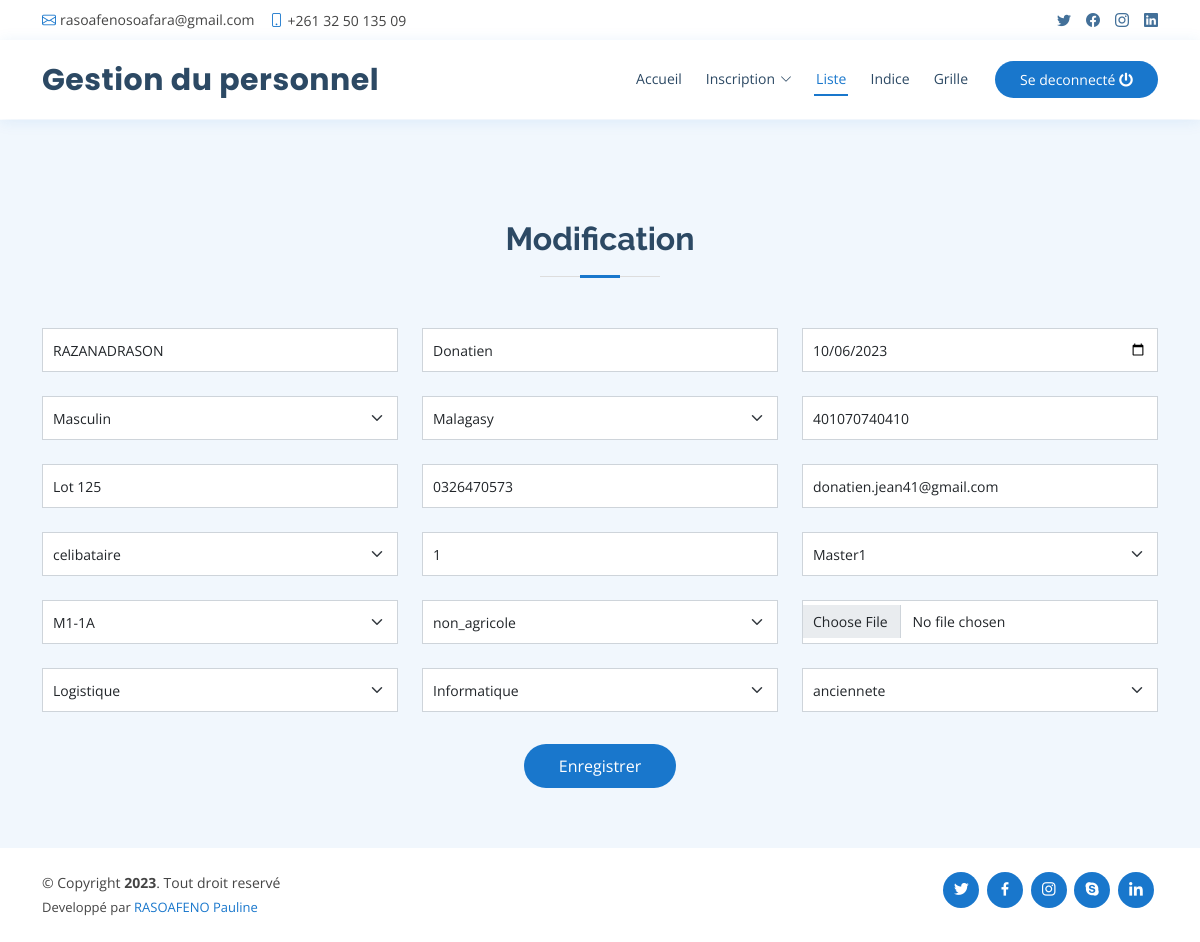
/modifier.php?id=1, run on the app's committed database.
### tables this page shows
CREATE TABLE `personnel` (
  `id` int(11) NOT NULL,
  `id_categorie` int(11) NOT NULL,
  `nom` varchar(255) NOT NULL,
  `prenom` varchar(255) NOT NULL,
  `dateNaissance` date NOT NULL,
  `sexe` varchar(255) NOT NULL,
  `nationalite` varchar(255) NOT NULL,
  `cin` varchar(255) DEFAULT NULL,
  `adresse` varchar(255) NOT NULL,
  `telephone` varchar(255) DEFAULT NULL,
  `mail` varchar(255) NOT NULL,
  `situation` varchar(255) NOT NULL,
  `nombre` varchar(255) NOT NULL,
  `diplome` varchar(255) NOT NULL,
  `grille` varchar(255) NOT NULL,
  `photo` text NOT NULL,
  `date` date NOT NULL DEFAULT current_timestamp(),
  `profil` varchar(255) NOT NULL,
  `pay` varchar(255) NOT NULL,
  `jours_conge` int(11) NOT NULL,
  `date_reference` date NOT NULL DEFAULT current_timestamp(),
  `date_retrait` date NOT NULL DEFAULT current_timestamp(),
  `hors_service` varchar(255) NOT NULL,
  `type_contrat` varchar(255) NOT NULL,
  `fichier_contrat` varchar(255) NOT NULL,
  `date_debut` date NOT NULL,
  `date_fin` date NOT NULL
);

CREATE TABLE `categorie` (
  `id_categorie` int(11) NOT NULL,
  `nom_categorie` varchar(255) NOT NULL
);

CREATE TABLE `poste_insertion` (
  `id_poste_insertion` int(11) NOT NULL,
  `id_personnel` int(11) NOT NULL,
  `id_categorie` int(11) NOT NULL,
  `nom_poste` varchar(255) NOT NULL,
  `nom_service` varchar(255) NOT NULL,
  `date_poste` date NOT NULL DEFAULT current_timestamp(),
  `date_service` date NOT NULL DEFAULT current_timestamp()
);

### modifier.php (the view, shortened to what this page needs)
<?php
$bdd = new PDO('mysql:host=127.0.0.1;dbname=miniprojet', 'root', '');
  if (isset($_GET['id']) AND $_GET['id'] > 0)
{
  $getid = intval($_GET['id']);
  $requser = $bdd->prepare("SELECT * FROM `personnel` inner JOIN categorie ON personnel.id_categorie = categorie.id_categorie WHERE id = ? ");
  $requser->execute(array($getid));
  $userinfo = $requser->fetch();
  $req = $bdd->query("SELECT * FROM poste_insertion WHERE id_personnel =".$getid);
  $user = $req->fetch();
  $req1 = $bdd->query("SELECT * FROM poste_insertion WHERE id_personnel =".$getid);
  $user1 = $req1->fetch();
}
?>
<!DOCTYPE html>
<html lang="fr">
<head>
  <link href="assets/vendor/fontawesome-free/css/all.min.css" rel="stylesheet">
  <link href="assets/vendor/animate.css/animate.min.css" rel="stylesheet">
  <link href="assets/vendor/bootstrap/css/bootstrap.min.css" rel="stylesheet">
  <link href="assets/vendor/bootstrap-icons/bootstrap-icons.css" rel="stylesheet">
  <link href="assets/vendor/boxicons/css/boxicons.min.css" rel="stylesheet">
  <link href="assets/vendor/glightbox/css/glightbox.min.css" rel="stylesheet">
  <link href="assets/vendor/remixicon/remixicon.css" rel="stylesheet">
  <link href="assets/vendor/swiper/swiper-bundle.min.css" rel="stylesheet">
  <link href="assets/css/style.css" rel="stylesheet">
</head>
<body>
  <div id="topbar" class="d-flex align-items-center fixed-top">
    <div class="container d-flex justify-content-between">
      <div class="contact-info d-flex align-items-center">
        <i class="bi bi-envelope"></i> <a href="mailto:contact@example.com">rasoafenosoafara@gmail.com</a>
        <i class="bi bi-phone"></i> +261 32 50 135 09
      </div>
      <div class="d-none d-lg-flex social-links align-items-center">
        <a href="#" class="twitter"><i class="bi bi-twitter"></i></a>
        <a href="#" class="facebook"><i class="bi bi-facebook"></i></a>
        <a href="#" class="instagram"><i class="bi bi-instagram"></i></a>
        <a href="#" class="linkedin"><i class="bi bi-linkedin"></i></i></a>
      </div>
    </div>
  </div>
  <header id="header" class="fixed-top">
    <div class="container d-flex align-items-center">
      <h1 class="logo me-auto"><a href="accueil.php">Gestion du personnel</a></h1>
      <nav id="navbar" class="navbar order-last order-lg-0">
        <ul>
          <li><a class="nav-link scrollto" href="accueil.php">Accueil</a></li>
          <li class="dropdown"><a href="#">Inscription<i class="bi bi-chevron-down"></i></a>
          </li>
          <li><a class="nav-link scrollto active" href="profil.php">Liste</a></li>
          <li><a class="nav-link scrollto" href="indice.php">Indice</a></li>
          <li><a class="nav-link scrollto" href="grille.php">Grille</a></li>
        </ul>
      </nav>
      <a href="deconnexion.php" class="appointment-btn scrollto"><span class="d-none d-md-inline">Se</span> deconnecté <i class="fa fa-power-off"></i></a>
    </div>
  </header>
  <main id="main">
    <section class="breadcrumbs">
    </section>
    <section id="appointment" class="appointment section-bg">
      <div class="container">
        <div class="section-title">
          <h2>Modification</h2>
        </div>
        <form  method="POST" action="" enctype="multipart/form-data" class="contenu">
          <div class="row">
            <div class="col-md-4 form-group">
              <input type="text" name="nom" class="form-control" value="<?php echo $userinfo ['nom']; ?>"  required pattern="[A-Z]+" title="Le nom doit être en majuscule" />
            </div>
            <div class="col-md-4 form-group">
              <input type="text" name="prenom" class="form-control" value="<?php echo $userinfo ['prenom']; ?>" required pattern="[A-Z][a-z]*\s*[A-Z]*[a-z]*\s*[A-Z]*[a-z]*" title="La première lettre du prenom doit être en majuscule" />
            </div>
            <div class="col-md-4 form-group mt-3 mt-md-0">
              <input type="date" class="form-control" name="dateNaissance" value="<?php echo $userinfo ['dateNaissance']; ?>" title="Date de naissance" required/>
            </div>
          </div>
          <div class="row">
          <div class="col-md-4 form-group mt-3">
              <select name="sexe" id="sexe" class="form-select" title="Selectionné une sexe" required>
                <option value="<?php echo $userinfo ['sexe']; ?>"><?php echo $userinfo ['sexe']; ?></option>
              </select>
            </div>
            <div class="col-md-4 form-group mt-3">
              <select name="nationalite" id="department" class="form-select" title="Selectionné un nationalité" required>
                <option value="<?php echo $userinfo ['nationalite']; ?>"><?php echo $userinfo ['nationalite']; ?></option>
              </select>
            </div>
            <div class="col-md-4 form-group mt-3">
              <input type="tel" class="form-control" name="cin" value="<?php echo $userinfo ['cin']; ?>" required pattern="\d{12}" title="Le numero de la CIN doit être composer de 12 chiffres"/>
            </div>
            </div>
            <div class="row">
            <div class="col-md-4 form-group mt-3">
              <input type="text" class="form-control" name="adresse" value="<?php echo $userinfo ['adresse']; ?>" title="Saisissez une adresse" required/>
            </div>
            <div class="col-md-4 form-group mt-3">
              <input type="text" class="form-control" name="telephone" value="<?php echo $userinfo ['telephone']; ?>" required pattern="\d{10}" title="Le numero telephone doit être composé de 10 chiffres"/>
            </div>
            <div class="col-md-4 form-group mt-3">
              <input type="email" class="form-control" name="email" value="<?php echo $userinfo ['mail']; ?>" required/>
            </div>
            </div>
            <div class="row">
            <div class="col-md-4 form-group mt-3">
              <select name="situation" id="situation" title="Selectionné une situation familiale" class="form-select" required>
                <option value="<?php echo $userinfo ['situation']; ?>"><?php echo $userinfo ['situation']; ?></option>
              </select>
            </div>
            <div class="col-md-4 form-group mt-3">
              <input type="number" class="form-control" name="nombre" value="<?php echo $userinfo ['nombre']; ?>" title="Nombre d'enfant" required/>
            </div>
            <div class="col-md-4 form-group mt-3">
              <select name="diplome" id="diplome" title="Selectionné un diplôme" class="form-select" required>
                <option value="<?php echo $userinfo ['diplome']; ?>"><?php echo $userinfo ['diplome']; ?></option>
              </select>
            </div>
          </div>
          <div class="row">
          <div class="col-md-4 form-group mt-3">
              <select name="categorie" id="input" title="Selectionné une categorie Professionnelle" class="form-select" required>
                <option value="<?php echo $userinfo ['nom_categorie']; ?>"><?php echo $userinfo ['nom_categorie']; ?></option>
              </select>
            </div>
            <div class="col-md-4 form-group mt-3">
              <select name="grille" id="grille" class="form-select" title="Selectionné une sécteur" required>
                <option value="<?php echo $userinfo ['grille']; ?>"><?php echo $userinfo ['grille']; ?></option>
              </select>
            </div>
            <div class="col-md-4 form-group mt-3">
              <input type="file" class="form-control" name="photo" value="<?php echo $userinfo ['photo']; ?>" required/>
            </div>
          </div>
          <div class="row">
            <div class="col-md-4 form-group mt-3">
              <select name="poste" id="poste" class="form-select" title="Selectionné une poste" required>
                <option value="<?php echo $user['nom_poste']; ?>"><?php echo $user ['nom_poste']; ?></option>
              </select>
            </div>
            <div class="col-md-4 form-group mt-3">
              <select name="service" id="service" class="form-select" title="Selectionné un service" required>
                <option value="<?php echo $user1['nom_service'];?>"><?php echo $user1 ['nom_service']; ?></option>
              </select>
            </div>
            <div class="col-md-4 form-group mt-3">
              <select name="profil" id="profil" class="form-select" title="Selectionné un profil" required>
                <option value="<?php echo $userinfo ['profil']; ?>"><?php echo $userinfo ['profil']; ?></option>
              </select>
            </div>
          </div>
          <br>
          <div class="text-center"><button type="submit"  name="insertion">Enregistrer</button></div>
        </form>
      </div>
    </section>
  </main>
  <footer id="footer">
    <div class="container d-md-flex py-4">
      <div class="me-md-auto text-center text-md-start">
        <div class="copyright">
          &copy; Copyright <strong><span>2023</span></strong>. Tout droit reservé
        </div>
        <div class="credits">
          Developpé par <a href="#">RASOAFENO Pauline</a>
        </div>
      </div>
      <div class="social-links text-center text-md-right pt-3 pt-md-0">
        <a href="#" class="twitter"><i class="bx bxl-twitter"></i></a>
        <a href="#" class="facebook"><i class="bx bxl-facebook"></i></a>
        <a href="#" class="instagram"><i class="bx bxl-instagram"></i></a>
        <a href="#" class="google-plus"><i class="bx bxl-skype"></i></a>
        <a href="#" class="linkedin"><i class="bx bxl-linkedin"></i></a>
      </div>
    </div>
  </footer>
</body>
</html>

### assets/css/style.css (style rules this page uses)
body { font-family: "Open Sans", sans-serif; color: #444444; }
a { color: #1977cc; text-decoration: none; }
h1, h2, h3, h4, h5, h6 { font-family: "Raleway", sans-serif; }
#topbar { background: #fff; height: 40px; font-size: 14px; transition: all 0.5s; z-index: 996; }
#topbar .contact-info a { line-height: 1; color: #444444; transition: 0.3s; }
#topbar .contact-info i { color: #1977cc; padding-right: 4px; margin-left: 15px; line-height: 0; }
#topbar .contact-info i:first-child { margin-left: 0; }
#topbar .social-links a { color: #437099; padding-left: 15px; display: inline-block; line-height: 1px; transition: 0.3s; }
#topbar .social-links a:first-child { border-left: 0; }
#header { background: #fff; transition: all 0.5s; z-index: 997; padding: 15px 0; top: 40px; box-shadow: 0px 2px 15px rgba(25, 119, 204, 0.1); }
#header .logo { font-size: 30px; margin: 0; padding: 0; line-height: 1; font-weight: 700; letter-spacing: 0.5px; font-family: "Poppins", sans-serif; }
#header .logo a { color: #2c4964; }
.appointment-btn { margin-left: 25px; background: #1977cc; color: #fff; border-radius: 50px; padding: 8px 25px; white-space: nowrap; transition: 0.3s; font-size: 14px; display: inline-block; }
.navbar { padding: 0; }
.navbar ul { margin: 0; padding: 0; display: flex; list-style: none; align-items: center; }
.navbar li { position: relative; }
.navbar > ul > li { position: relative; white-space: nowrap; padding: 8px 0 8px 20px; }
.navbar a, .navbar a:focus { display: flex; align-items: center; justify-content: space-between; font-size: 14px; color: #2c4964; white-space: nowrap; transition: 0.3s; border-bottom: 2px solid #fff; padding: 5px 2px; }
.navbar a i, .navbar a:focus i { font-size: 12px; line-height: 0; margin-left: 5px; }
.navbar a:hover, .navbar .active, .navbar .active:focus, .navbar li:hover > a { color: #1977cc; border-color: #1977cc; }
section { padding: 60px 0; overflow: hidden; }
.section-bg { background-color: #f1f7fd; }
.section-title { text-align: center; padding-bottom: 30px; }
.section-title h2 { font-size: 32px; font-weight: bold; margin-bottom: 20px; padding-bottom: 20px; position: relative; color: #2c4964; }
.section-title h2::before { content: ""; position: absolute; display: block; width: 120px; height: 1px; background: #ddd; bottom: 1px; left: calc(50% - 60px); }
.section-title h2::after { content: ""; position: absolute; display: block; width: 40px; height: 3px; background: #1977cc; bottom: 0; left: calc(50% - 20px); }
.breadcrumbs { padding: 20px 0; background-color: #f1f7fd; min-height: 40px; margin-top: 120px; }
.appointment .contenu { width: 100%; }
.appointment .contenu .form-group { padding-bottom: 8px; }
.appointment .contenu input, .appointment .contenu select { border-radius: 0; box-shadow: none; font-size: 14px; padding: 10px !important; }
.appointment .contenu input, .appointment .contenu select { height: 44px; }
.appointment .contenu button[type=submit] { background: #1977cc; border: 0; padding: 10px 35px; color: #fff; transition: 0.4s; border-radius: 50px; }
#footer { color: #444444; font-size: 14px; background: #fff; }
#footer .credits { padding-top: 5px; font-size: 13px; color: #444444; }
#footer .social-links a { font-size: 18px; display: inline-block; background: #1977cc; color: #fff; line-height: 1; padding: 8px 0; margin-right: 4px; border-radius: 50%; text-align: center; width: 36px; height: 36px; transition: 0.3s; }

### data on the page
personnel: nom "RAZANADRASON", prenom "Donatien", dateNaissance "10/06/2023", sexe "Masculin", nationalite "Malagasy", cin "401070740410", adresse "Lot 125", telephone "0326470573", email "donatien.jean41@gmail.com", situation "celibataire", nombre "1", diplome "Master1", categorie "M1-1A", grille "non_agricole", profil "anciennete"
poste_insertion: poste "Logistique", service "Informatique"
